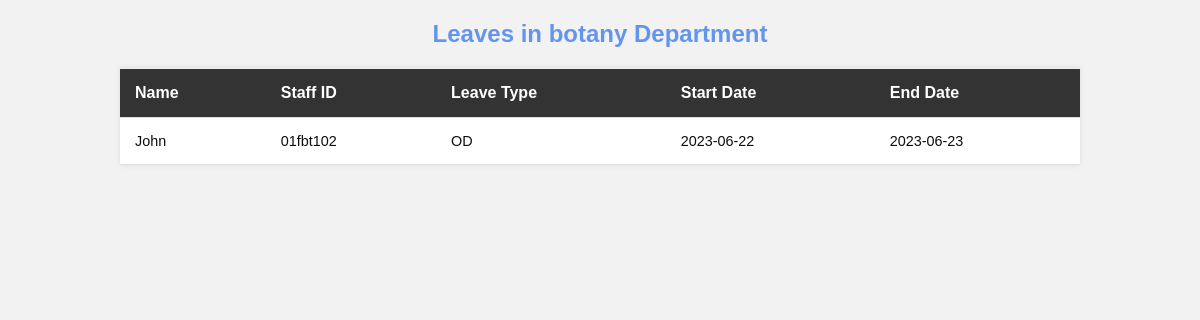
The page /Principal/department.php?dept=botany on the database as committed earlier.
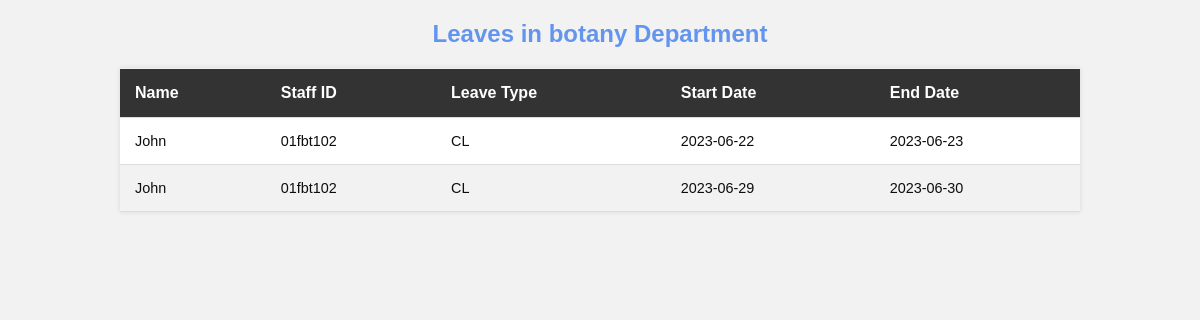
The same page on the database as committed later.
### tables this page shows
CREATE TABLE `faculty1` (
  `application_id` int(11) NOT NULL,
  `name` varchar(30) NOT NULL,
  `id` varchar(30) NOT NULL,
  `department` varchar(30) NOT NULL,
  `LType` varchar(30) NOT NULL,
  `start` date NOT NULL,
  `end` date NOT NULL,
  `ndays` int(30) NOT NULL,
  `reason` varchar(50) NOT NULL,
  `hod` int(10) NOT NULL DEFAULT 3,
  `H_feedback` varchar(100) NOT NULL,
  `aqict` int(10) NOT NULL DEFAULT 3,
  `IC_Feedback` varchar(100) NOT NULL,
  `principal` int(10) NOT NULL DEFAULT 3,
  `Pn_feedback` varchar(100) NOT NULL,
  `file` varchar(255) NOT NULL,
  `next_form` int(11) NOT NULL DEFAULT 3,
  `RegDate` timestamp NOT NULL DEFAULT current_timestamp()
);

### Principal/department.php (the view, shortened to what this page needs)
<!DOCTYPE html>
<html lang="en">
<head>
    <link rel="stylesheet" type="text/css" href="bodyDashboard.css">
</head>
<body>
    <?php
    include '../database/Databasedemo.php';
    $department = $_GET['dept'];
    $staffLeaveQuery = "SELECT * FROM faculty1 WHERE department = '$department' AND principal = 1";
    $staffLeaveResult = mysqli_query($conn, $staffLeaveQuery);
    echo "<h2>Leaves in $department Department</h2>";
    if (mysqli_num_rows($staffLeaveResult) > 0) {
        echo "<table>";
        echo "<thead><tr><th>Name</th><th>Staff ID</th><th>Leave Type</th><th>Start Date</th><th>End Date</th></tr></thead>";
        echo "<tbody>";
        while ($row = mysqli_fetch_assoc($staffLeaveResult)) {
            $name = $row['name'];
            $id = $row['id'];
            $leaveType = $row['LType'];
            $startDate = $row['start'];
            $endDate = $row['end'];
            echo "<tr><td>$name</td><td>$id</td><td>$leaveType</td><td>$startDate</td><td>$endDate</td></tr>";
        }
        echo "</tbody>";
        echo "</table>";
    } else {
        echo "<p>No leaves found in $department Department.</p>";
    }
    ?>
</body>
</html>

### Principal/bodyDashboard.css (style rules this page uses)
table { border-collapse: collapse; }
thead tr { border-top: 1px solid #f0f0f0; border-bottom: 1px solid #f0f0f0; }
td { padding: .5rem 1rem; font-size: .9rem; color: #0e0e0e; }

### Principal/department.php (style rules this page uses)
body { font-family: Arial, sans-serif; background-color: #f2f2f2; margin: 0; padding: 0; }
h2 { margin-top: 20px; margin-bottom: 20px; text-align: center; color:cornflowerblue; }
table { width: 80%; border-collapse: collapse; margin: 10px auto; background-color: #fff; box-shadow: 0px 0px 5px rgba(0, 0, 0, 0.1); }
th, td { padding: 15px; text-align: left; border-bottom: 1px solid #ddd; }
thead { background-color: #333; color: #fff; }
tbody tr:nth-child(even) { background-color: #f2f2f2; }

Rows that differ between the two databases and show on the page:
removed faculty1: name "John", id "01fbt102", LType "OD", start "2023-06-22", end "2023-06-23"
added faculty1: name "John", id "01fbt102", LType "CL", start "2023-06-22", end "2023-06-23"
added faculty1: name "John", id "01fbt102", LType "CL", start "2023-06-29", end "2023-06-30"
